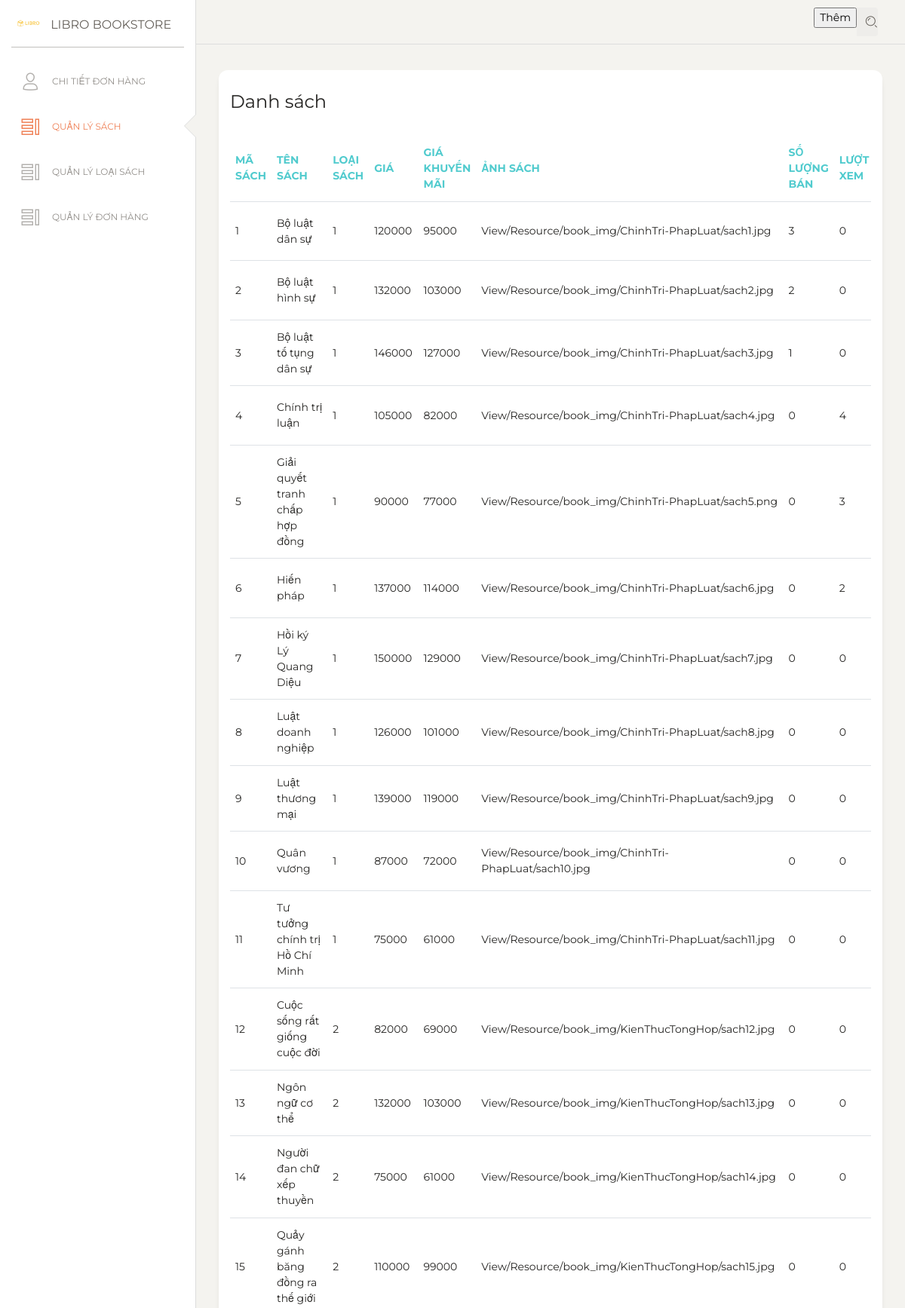
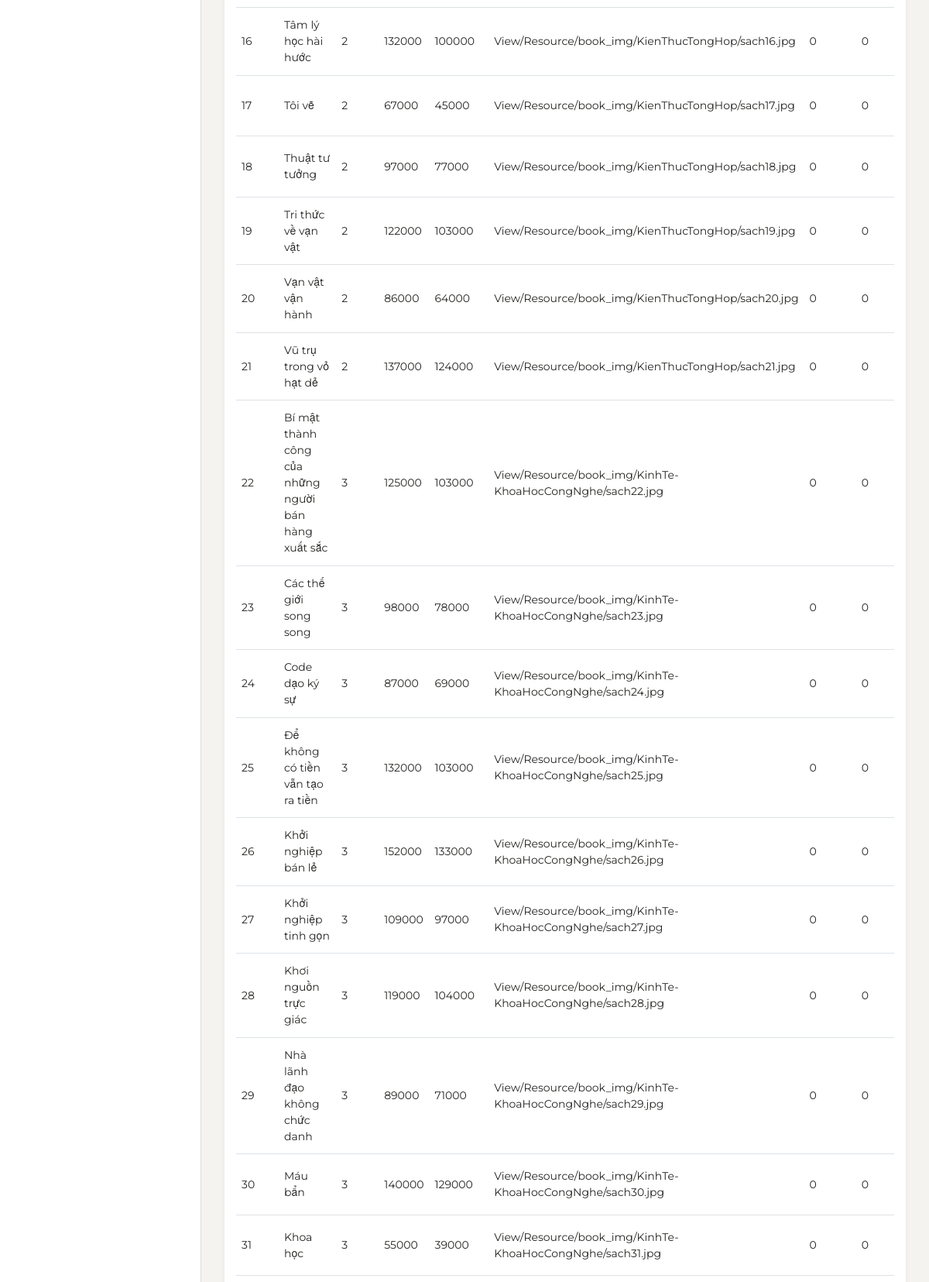
/?page=admin&dashboard=quanlysach (upper part), run on the app's committed database (2 pictures, top to bottom).
### tables this page shows
CREATE TABLE `products` (
  `id` bigint(10) NOT NULL,
  `name` varchar(500) NOT NULL,
  `category` bigint(10) NOT NULL,
  `price` int(11) NOT NULL,
  `sale` float NOT NULL,
  `imageLink` varchar(500) NOT NULL
);

### index.php (called while the page is built, shortened)
<?php
    require_once SITE_ROOT."/Controller/DirectController.php";
?>

### Config/DBCon.php (called while the page is built, shortened)
<?php
  class DBConnection {
    private $db;
    public function __construct() {
      $host = 'localhost';
      $port = '3306';
      $username = 'root';
      $password = '';
      $dbname = 'libro';
      $this->db = new mysqli($host, $username, $password, $dbname, $port);
      $this->db->set_charset("utf8");
    }
    protected function runQuery(string $sql) {
		  return	$result = $this->db->query($sql);
    }
  }
?>

### Dao/ProductsDao.php (called while the page is built, shortened)
<?php
require_once SITE_ROOT."/Config/DBCon.php";
require_once SITE_ROOT."/Entity/Products.php";
class ProductsDao extends DBConnection
{
    public function getAllProducts()
    {
        $result = $this->runQuery("SELECT *	FROM products");
        $ProductsList = array();
        while ($row = $result->fetch_assoc())
        {
            $Products = new Products(
                $row['id'],
                $row['name'],
                $row['category'],
                $row['price'],
                $row['sale'],
                $row['imageLink'],
                $row['selledAmount'],
                $row['viewedAmount']
            );
            array_push($ProductsList, $Products);
        }
        return $ProductsList;
    }
}
?>

### Entity/Products.php (called while the page is built, shortened)
<?php
class Products
{
    private $id;
    private $name;
    private $category;
    private $price;
    private $sale;
    private $imageLink;
    private $selledAmount;
    private $viewedAmount;
    public function __construct( $Id, $Name, $Category, $Price, $Sale, $ImageLink, $SelledAmount, $ViewedAmount)
    {
    $this->id = $Id;
    $this->name = $Name;
    $this->category = $Category;
    $this->price = $Price;
    $this->sale = $Sale;
    $this->imageLink = $ImageLink;
    $this->selledAmount = $SelledAmount;
    $this->viewedAmount = $ViewedAmount;
    }
    public function getId()
    {
    return $this->id;
    }
    public function getName()
    {
    return $this->name;
    }
    public function getCategory()
    {
    return $this->category;
    }
    public function getPrice()
    {
    return $this->price;
    }
    public function getSale()
    {
    return $this->sale;
    }
    public function getImageLink()
    {
    return $this->imageLink;
    }
    public function getSelledAmount()
    {
    return $this->selledAmount;
    }
    public function getViewedAmount()
    {
    return $this->viewedAmount;
    }
}
?>

### View/admin/quanlysach.php (the view, shortened to what this page needs)
<!DOCTYPE html>
<html lang="en">
<head>
  <link href="https://maxcdn.bootstrapcdn.com/font-awesome/latest/css/font-awesome.min.css" rel="stylesheet">
  <link href="View/Resource/assets/css/bootstrap.min.css" rel="stylesheet" />
  <link href="View/Resource/assets/css/paper-dashboard.css?v=2.0.0" rel="stylesheet" />
  <link href="View/Resource/assets/demo/demo.css" rel="stylesheet" />
</head>
<body class="">
  <div class="wrapper ">
    <div class="sidebar" data-color="white" data-active-color="danger">
      <div class="logo">
        <a href="http://www.creative-tim.com" class="simple-text logo-mini">
          <div class="logo-image-small">
            <img src="View/Resource/img/logo.png">
          </div>
        </a>
        <a href="http://www.creative-tim.com" class="simple-text logo-normal">
          LIBRO BOOKSTORE
        </a>
      </div>
      <div class="sidebar-wrapper">
        <ul class="nav">
        <li >
            <a href="./chitietdonhang.php">
              <i class="nc-icon nc-single-02"></i>
              <p>Chi tiết đơn hàng</p>
            </a>
          </li>
          <li class="active ">
            <a href="?page=admin&dashboard=quanlysach">
              <i class="nc-icon nc-tile-56"></i>
              <p>Quản lý sách</p>
            </a>
          </li>
          <li >
            <a href="?page=admin&dashboard=quanlyloaisach">
              <i class="nc-icon nc-tile-56"></i>
              <p>Quản lý loại sách</p>
            </a>
          </li>
          <li >
            <a href="?page=admin&dashboard=quanlydonhang">
              <i class="nc-icon nc-tile-56"></i>
              <p>Quản lý đơn hàng</p>
            </a>
          </li>
        </ul>
      </div>
    </div>
    <div class="main-panel">
      <nav class="navbar navbar-expand-lg navbar-absolute fixed-top navbar-transparent">
        <div class="container-fluid">
          <div class="navbar-wrapper">
          </div>
          <div class="collapse navbar-collapse justify-content-end" id="navigation">
            <form>
              <div class="input-group no-border">
                <a href=""><input type="button" value="Thêm"  name="themsach"></a>
                <div class="input-group-append">
                  <div class="input-group-text">
                    <i class="nc-icon nc-zoom-split"></i>
                  </div>
                </div>
              </div>
            </form>
          </div>
        </div>
      </nav>
      <div class="content">
        <div class="row">
          <div class="col-md-12">
            <div class="card">
              <div class="card-header">
                <h4 class="card-title"> Danh sách</h4>
              </div>
              <div class="card-body">
                <div class="table-responsive">
                  <table class="table">
                    <thead class=" text-primary">
                      <th>
                        Mã sách
                      </th>
                      <th>
                        Tên sách
                      </th>
                      <th>
                        Loại sách
                      </th>
                      <th>
                        Giá
                      </th>
                      <th>
                        Giá khuyến mãi
                      </th>
                      <th>
                        Ảnh sách
                      </th>
                      <th>
                        Số lượng bán
                      </th>
                      <th>
                        Lượt xem
                      </th>
                    </thead>
                    <tbody>
                    <?php
                    require_once SITE_ROOT."/Dao/ProductsDao.php";
                    $list = new ProductsDao();
                    $list2 = $list->getAllProducts();
                    for($i=0; $i<Count($list2); $i++)
                    {
                      ?>
                      <tr>
                            <td><?php echo $list2[$i]->getId(); ?></td>
                            <td><?php echo $list2[$i]->getName(); ?></td>
                            <td><?php echo $list2[$i]->getCategory(); ?></td>
                            <td><?php echo $list2[$i]->getPrice(); ?></td>
                            <td><?php echo $list2[$i]->getSale(); ?></td>
                            <td><?php echo $list2[$i]->getImageLink(); ?></td>
                            <td><?php echo $list2[$i]->getSelledAmount(); ?></td>
                            <td><?php echo $list2[$i]->getViewedAmount(); ?></td>
                      <tr>
                      <?php
                    }
                    ?>
                  </table>
                </div>
              </div>
            </div>
          </div>
    </div>
  </div>
</body>
</html>

### data on the page
products: id "1", name "Bộ luật dân sự", category "1", price "120000", sale "95000", imageLink "View/Resource/book_img/ChinhTri-PhapLuat/sach1.jpg", selledAmount "3", viewedAmount "0"
products: id "2", name "Bộ luật hình sự", category "1", price "132000", sale "103000", imageLink "View/Resource/book_img/ChinhTri-PhapLuat/sach2.jpg", selledAmount "2", viewedAmount "0"
products: id "3", name "Bộ luật tố tụng dân sự", category "1", price "146000", sale "127000", imageLink "View/Resource/book_img/ChinhTri-PhapLuat/sach3.jpg", selledAmount "1", viewedAmount "0"
products: id "4", name "Chính trị luận", category "1", price "105000", sale "82000", imageLink "View/Resource/book_img/ChinhTri-PhapLuat/sach4.jpg", selledAmount "0", viewedAmount "4"
products: id "5", name "Giải quyết tranh chấp hợp đồng", category "1", price "90000", sale "77000", imageLink "View/Resource/book_img/ChinhTri-PhapLuat/sach5.png", selledAmount "0", viewedAmount "3"
products: id "6", name "Hiến pháp", category "1", price "137000", sale "114000", imageLink "View/Resource/book_img/ChinhTri-PhapLuat/sach6.jpg", selledAmount "0", viewedAmount "2"
products: id "7", name "Hồi ký Lý Quang Diệu", category "1", price "150000", sale "129000", imageLink "View/Resource/book_img/ChinhTri-PhapLuat/sach7.jpg", selledAmount "0", viewedAmount "0"
products: id "8", name "Luật doanh nghiệp", category "1", price "126000", sale "101000", imageLink "View/Resource/book_img/ChinhTri-PhapLuat/sach8.jpg", selledAmount "0", viewedAmount "0"
products: id "9", name "Luật thương mại", category "1", price "139000", sale "119000", imageLink "View/Resource/book_img/ChinhTri-PhapLuat/sach9.jpg", selledAmount "0", viewedAmount "0"
products: id "10", name "Quân vương", category "1", price "87000", sale "72000", imageLink "View/Resource/book_img/ChinhTri-PhapLuat/sach10.jpg", selledAmount "0", viewedAmount "0"
products: id "11", name "Tư tưởng chính trị Hồ Chí Minh", category "1", price "75000", sale "61000", imageLink "View/Resource/book_img/ChinhTri-PhapLuat/sach11.jpg", selledAmount "0", viewedAmount "0"
products: id "12", name "Cuộc sống rất giống cuộc đời", category "2", price "82000", sale "69000", imageLink "View/Resource/book_img/KienThucTongHop/sach12.jpg", selledAmount "0", viewedAmount "0"
products: id "13", name "Ngôn ngữ cơ thể", category "2", price "132000", sale "103000", imageLink "View/Resource/book_img/KienThucTongHop/sach13.jpg", selledAmount "0", viewedAmount "0"
products: id "14", name "Người đan chữ xếp thuyền", category "2", price "75000", sale "61000", imageLink "View/Resource/book_img/KienThucTongHop/sach14.jpg", selledAmount "0", viewedAmount "0"
products: id "15", name "Quảy gánh băng đồng ra thế giới", category "2", price "110000", sale "99000", imageLink "View/Resource/book_img/KienThucTongHop/sach15.jpg", selledAmount "0", viewedAmount "0"
products: id "16", name "Tâm lý học hài hước", category "2", price "132000", sale "100000", imageLink "View/Resource/book_img/KienThucTongHop/sach16.jpg", selledAmount "0", viewedAmount "0"
products: id "17", name "Tôi vẽ", category "2", price "67000", sale "45000", imageLink "View/Resource/book_img/KienThucTongHop/sach17.jpg", selledAmount "0", viewedAmount "0"
products: id "18", name "Thuật tư tưởng", category "2", price "97000", sale "77000", imageLink "View/Resource/book_img/KienThucTongHop/sach18.jpg", selledAmount "0", viewedAmount "0"
products: id "19", name "Tri thức về vạn vật", category "2", price "122000", sale "103000", imageLink "View/Resource/book_img/KienThucTongHop/sach19.jpg", selledAmount "0", viewedAmount "0"
products: id "20", name "Vạn vật vận hành", category "2", price "86000", sale "64000", imageLink "View/Resource/book_img/KienThucTongHop/sach20.jpg", selledAmount "0", viewedAmount "0"
products: id "21", name "Vũ trụ trong vỏ hạt dẻ", category "2", price "137000", sale "124000", imageLink "View/Resource/book_img/KienThucTongHop/sach21.jpg", selledAmount "0", viewedAmount "0"
products: id "22", name "Bí mật thành công của những người bán hàng xuất sắc", category "3", price "125000", sale "103000", imageLink "View/Resource/book_img/KinhTe-KhoaHocCongNghe/sach22.jpg", selledAmount "0", viewedAmount "0"
products: id "23", name "Các thế giới song song", category "3", price "98000", sale "78000", imageLink "View/Resource/book_img/KinhTe-KhoaHocCongNghe/sach23.jpg", selledAmount "0", viewedAmount "0"
products: id "24", name "Code dạo ký sự", category "3", price "87000", sale "69000", imageLink "View/Resource/book_img/KinhTe-KhoaHocCongNghe/sach24.jpg", selledAmount "0", viewedAmount "0"
products: id "25", name "Để không có tiền vẫn tạo ra tiền", category "3", price "132000", sale "103000", imageLink "View/Resource/book_img/KinhTe-KhoaHocCongNghe/sach25.jpg", selledAmount "0", viewedAmount "0"
products: id "26", name "Khởi nghiệp bán lẻ", category "3", price "152000", sale "133000", imageLink "View/Resource/book_img/KinhTe-KhoaHocCongNghe/sach26.jpg", selledAmount "0", viewedAmount "0"
products: id "27", name "Khởi nghiệp tinh gọn", category "3", price "109000", sale "97000", imageLink "View/Resource/book_img/KinhTe-KhoaHocCongNghe/sach27.jpg", selledAmount "0", viewedAmount "0"
products: id "28", name "Khơi nguồn trực giác", category "3", price "119000", sale "104000", imageLink "View/Resource/book_img/KinhTe-KhoaHocCongNghe/sach28.jpg", selledAmount "0", viewedAmount "0"
products: id "29", name "Nhà lãnh đạo không chức danh", category "3", price "89000", sale "71000", imageLink "View/Resource/book_img/KinhTe-KhoaHocCongNghe/sach29.jpg", selledAmount "0", viewedAmount "0"
products: id "30", name "Máu bẩn", category "3", price "140000", sale "129000", imageLink "View/Resource/book_img/KinhTe-KhoaHocCongNghe/sach30.jpg", selledAmount "0", viewedAmount "0"
products: id "31", name "Khoa học", category "3", price "55000", sale "39000", imageLink "View/Resource/book_img/KinhTe-KhoaHocCongNghe/sach31.jpg", selledAmount "0", viewedAmount "0"
